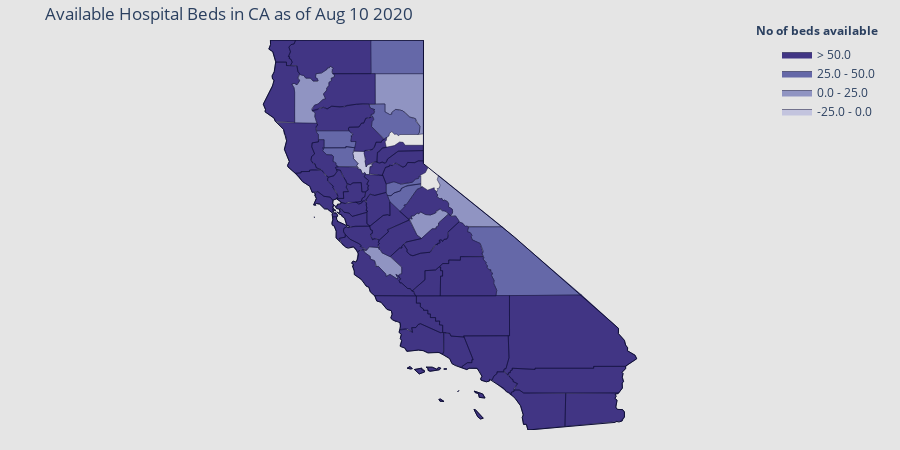

Notebook cell for this chart:
### Code cell
values = (df['all_hospital_beds']-df['hospitalized_covid_patients']).tolist()
fips = df['fips'].tolist()

visualize(values, fips, date, 'Available Hospital Beds')

### Figure 1 — Plotly figure (JSON) as saved in the notebook; plotly's stock layout.template omitted (floating-point values rounded to 4 significant figures; data arrays with more than 128 entries replaced by an {"elided": "..."} marker saying what was removed)
{"data": [{"fill": "toself", "fillcolor": "rgb(193, 193, 193)", "hoverinfo": "none", "line": {"color": "rgb(15, 15, 55)", "width": 0.5}, "mode": "lines", "name": "< -50.0", "type": "scatter", "x": [], "y": []}, {"fill": "toself", "fillcolor": "rgb(239,239,239)", "hoverinfo": "none", "line": {"color": "rgb(15, 15, 55)", "width": 0.5}, "mode": "lines", "name": "-50.0 - -25.0", "type": "scatter", "x": [], "y": []}, {"fill": "toself", "fillcolor": "rgb(195, 196, 222)", "hoverinfo": "none", "line": {"color": "rgb(15, 15, 55)", "width": 0.5}, "mode": "lines", "name": "-25.0 - 0.0", "type": "scatter", "x": [-121.9, -121.9, -121.6, -121.6, -121.5, -121.4, -121.4, -121.5, -121.5, -121.6, -121.6, -121.6, -121.7, -121.7, -121.8, -121.8, -121.8, -121.8, -121.9, -121.9, -121.9, null], "y": [39.24, 39.3, 39.31, 38.92, 38.97, 39.0, 38.93, 38.93, 38.73, 38.74, 38.76, 38.79, 38.74, 38.86, 38.88, 38.9, 38.95, 39.0, 39.13, 39.15, 39.24, null]}, {"fill": "toself", "fillcolor": "rgb(144,148,194)", "hoverinfo": "none", "line": {"color": "rgb(15, 15, 55)", "width": 0.5}, "mode": "lines", "name": "0.0 - 25.0", "type": "scatter", "x": {"elided": "142 float values"}, "y": {"elided": "142 float values"}}, {"fill": "toself", "fillcolor": "rgb(101,104,168)", "hoverinfo": "none", "line": {"color": "rgb(15, 15, 55)", "width": 0.5}, "mode": "lines", "name": "25.0 - 50.0", "type": "scatter", "x": {"elided": "149 float values"}, "y": {"elided": "149 float values"}}, {"fill": "toself", "fillcolor": "rgb(65, 53, 132)", "hoverinfo": "none", "line": {"color": "rgb(15, 15, 55)", "width": 0.5}, "mode": "lines", "name": "> 50.0", "type": "scatter", "x": {"elided": "1176 float values"}, "y": {"elided": "1176 float values"}}, {"hoverinfo": "text", "legendgroup": "centroids", "marker": {"color": "white", "opacity": 0}, "mode": "markers", "name": "US Counties", "selected": {"marker": {"color": "white", "opacity": 1, "size": 3}}, "showlegend": false, "text": ["County: Del Norte<br>State: California<br>FIPS: 06015<br>Value: 52.0", "County: Del Norte<br>State: California<br>FIPS: 06015<br>Value: 52.0", "County: Los Angeles<br>State: California<br>FIPS: 06037<br>Value: 16321.0", "County: Los Angeles<br>State: California<br>FIPS: 06037<br>Value: 16321.0", "County: Los Angeles<br>State: California<br>FIPS: 06037<br>Value: 16321.0", "County: Marin<br>State: California<br>FIPS: 06041<br>Value: 270.0", "County: Marin<br>State: California<br>FIPS: 06041<br>Value: 270.0", "County: Ventura<br>State: California<br>FIPS: 06111<br>Value: 1203.0", "County: Ventura<br>State: California<br>FIPS: 06111<br>Value: 1203.0", "County: Ventura<br>State: California<br>FIPS: 06111<br>Value: 1203.0", "County: San Francisco<br>State: California<br>FIPS: 06075<br>Value: 1737.0", "County: San Francisco<br>State: California<br>FIPS: 06075<br>Value: 1737.0", "County: San Francisco<br>State: California<br>FIPS: 06075<br>Value: 1737.0", "County: San Francisco<br>State: California<br>FIPS: 06075<br>Value: 1737.0", "County: San Francisco<br>State: California<br>FIPS: 06075<br>Value: 1737.0", "County: Santa Barbara<br>State: California<br>FIPS: 06083<br>Value: 568.0", "County: Santa Barbara<br>State: California<br>FIPS: 06083<br>Value: 568.0", "County: Santa Barbara<br>State: California<br>FIPS: 06083<br>Value: 568.0", "County: Santa Barbara<br>State: California<br>FIPS: 06083<br>Value: 568.0", "County: Santa Barbara<br>State: California<br>FIPS: 06083<br>Value: 568.0", "County: Santa Clara<br>State: California<br>FIPS: 06085<br>Value: 2907.0", "County: San Mateo<br>State: California<br>FIPS: 06081<br>Value: 629.0", "County: Tuolumne<br>State: California<br>FIPS: 06109<br>Value: 82.0", "County: Placer<br>State: California<br>FIPS: 06061<br>Value: 697.0", "County: San Luis Obispo<br>State: California<br>FIPS: 06079<br>Value: 433.0", "County: Solano<br>State: California<br>FIPS: 06095<br>Value: 504.0", "County: Monterey<br>State: California<br>FIPS: 06053<br>Value: 654.0", "County: Yuba<br>State: California<br>FIPS: 06115<br>Value: 239.0", "County: Orange<br>State: California<br>FIPS: 06059<br>Value: 4799.0", "County: Mono<br>State: California<br>FIPS: 06051<br>Value: 17.0", "County: Calaveras<br>State: California<br>FIPS: 06009<br>Value: 33.0", "County: Nevada<br>State: California<br>FIPS: 06057<br>Value: 112.0", "County: Butte<br>State: California<br>FIPS: 06007<br>Value: 435.0", "County: Santa Cruz<br>State: California<br>FIPS: 06087<br>Value: 260.0", "County: Mendocino<br>State: California<br>FIPS: 06045<br>Value: 150.0", "County: Fresno<br>State: California<br>FIPS: 06019<br>Value: 1330.0", "County: Inyo<br>State: California<br>FIPS: 06027<br>Value: 29.0", "County: San Joaquin<br>State: California<br>FIPS: 06077<br>Value: 778.0", "County: Trinity<br>State: California<br>FIPS: 06105<br>Value: 25.0", "County: Mariposa<br>State: California<br>FIPS: 06043<br>Value: 19.0", "County: El Dorado<br>State: California<br>FIPS: 06017<br>Value: 186.0", "County: Sonoma<br>State: California<br>FIPS: 06097<br>Value: 501.0", "County: Shasta<br>State: California<br>FIPS: 06089<br>Value: 420.0", "County: Lassen<br>State: California<br>FIPS: 06035<br>Value: 25.0", "County: Colusa<br>State: California<br>FIPS: 06011<br>Value: 48.0", "County: Lake<br>State: California<br>FIPS: 06033<br>Value: 64.0", "County: Modoc<br>State: California<br>FIPS: 06049<br>Value: 41.0", "County: Tulare<br>State: California<br>FIPS: 06107<br>Value: 612.0", "County: San Benito<br>State: California<br>FIPS: 06069<br>Value: 23.0", "County: Alameda<br>State: California<br>FIPS: 06001<br>Value: 2210.0", "County: San Diego<br>State: California<br>FIPS: 06073<br>Value: 5483.0", "County: Glenn<br>State: California<br>FIPS: 06021<br>Value: 47.0", "County: Siskiyou<br>State: California<br>FIPS: 06093<br>Value: 56.0", "County: Madera<br>State: California<br>FIPS: 06039<br>Value: 239.0", "County: Tehama<br>State: California<br>FIPS: 06103<br>Value: 59.0", "County: Sutter<br>State: California<br>FIPS: 06101<br>Value: 0.0", "County: Napa<br>State: California<br>FIPS: 06055<br>Value: 349.0", "County: Sacramento<br>State: California<br>FIPS: 06067<br>Value: 2257.0", "County: Merced<br>State: California<br>FIPS: 06047<br>Value: 229.0", "County: Kings<br>State: California<br>FIPS: 06031<br>Value: 127.0", "County: Kern<br>State: California<br>FIPS: 06029<br>Value: 1018.0", "County: Riverside<br>State: California<br>FIPS: 06065<br>Value: 2743.0", "County: Contra Costa<br>State: California<br>FIPS: 06013<br>Value: 1341.0", "County: San Bernardino<br>State: California<br>FIPS: 06071<br>Value: 3123.0", "County: Stanislaus<br>State: California<br>FIPS: 06099<br>Value: 1026.0", "County: Humboldt<br>State: California<br>FIPS: 06023<br>Value: 260.0", "County: Plumas<br>State: California<br>FIPS: 06063<br>Value: 35.0", "County: Amador<br>State: California<br>FIPS: 06005<br>Value: 50.0", "County: Imperial<br>State: California<br>FIPS: 06025<br>Value: 151.0", "County: Yolo<br>State: California<br>FIPS: 06113<br>Value: 82.0"], "type": "scatter", "unselected": {"marker": {"opacity": 0}}, "x": [-121.7, -122.3, -120.0, -120.7, -120.4, -121.9, -121.2, -121.4, -117.8, -118.9, -120.6, -120.8, -121.6, -122.0, -123.4, -119.6, -117.4, -121.3, -123.1, -119.9, -120.5, -122.9, -122.0, -120.6, -122.2, -122.8, -120.7, -118.8, -121.1, -121.9, -116.7, -122.4, -122.5, -119.8, -122.2, -121.7, -122.3, -121.3, -120.7, -119.8, -118.7, -116.0, -121.9, -116.2, -121.0, -123.9, -120.8, -120.7, -115.4, -121.9], "y": [37.23, 37.42, 38.03, 39.06, 35.39, 38.27, 36.22, 39.27, 33.7, 37.94, 38.2, 39.3, 39.67, 37.06, 39.44, 36.76, 36.51, 37.93, 40.65, 37.58, 38.78, 38.53, 40.76, 40.67, 39.18, 39.1, 41.59, 36.22, 36.61, 37.65, 33.03, 39.6, 41.59, 37.22, 40.13, 39.03, 38.51, 38.45, 37.19, 36.08, 35.34, 33.74, 37.92, 34.84, 37.56, 40.7, 40.0, 38.45, 33.04, 38.69]}, {"hoverinfo": "text", "legendgroup": "States", "line": {"color": "rgb(15, 15, 55)", "width": 1}, "mode": "lines", "showlegend": false, "type": "scatter", "x": {"elided": "263 float values"}, "y": {"elided": "263 float values"}}], "layout": {"annotations": [{"showarrow": false, "text": "<b>No of beds available</b>", "x": 1, "xanchor": "right", "xref": "paper", "y": 1.05, "yref": "paper"}], "dragmode": "select", "height": 450, "hovermode": "closest", "legend": {"traceorder": "reversed", "x": 1, "xanchor": "right", "y": 1, "yanchor": "top"}, "margin": {"b": 20, "l": 20, "r": 20, "t": 40}, "paper_bgcolor": "rgb(229,229,229)", "plot_bgcolor": "rgb(229,229,229)", "title": {"text": "Available Hospital Beds in CA as of Aug 10 2020"}, "width": 900, "xaxis": {"autorange": false, "fixedrange": true, "range": [-131.1, -107.4], "showgrid": false, "showticklabels": false, "zeroline": false}, "yaxis": {"autorange": false, "fixedrange": true, "range": [32.53, 42.0], "showgrid": false, "showticklabels": false, "zeroline": false}}}
